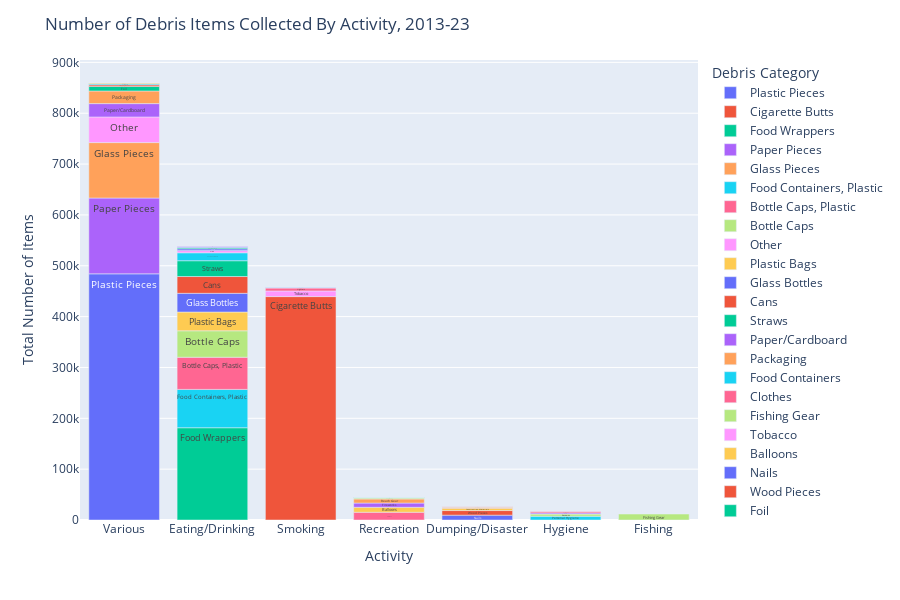

The notebook cell saved with this chart:
### Markdown cell above
## Debris Organized by Activity

In [NOAA's marine debris report](https://marinedebris.noaa.gov/other-reports/marine-debris-shoreline-monterey-bay-national-marine-sanctuary-assessment-behaviors-contributing-marine-debris-categories-composition-spatial-distribution-and-predictor-variables), in Section 3, trash is organized into the following activities:

* **Eating & Drinking:** Associated trash categories include utensils and plates, take-out food containers, bottles, straws, and wrappers.
* **Smoking:** Trash left behind from smoking cigarettes, cigars, and vaping included butts, packaging, containers, and other smoking items.
* **Personal Hygiene:** Items include any personal protective or sanitary products such as face masks, gloves, condoms, tampons, diapers and syringes.
* **Recreation:** Items associated with recreation on the beach or elsewhere (other than fishing) include balloons, toys, clothing, and dog waste bags.
* **Dumping and Disaster:** Industrial and household waste dumping includes trash that may originate from unintentional or illegal dumping. This category also includes items resulting from storm damage, coastal erosion, or degrading harbors. Items include appliances, construction
material, and tires.
* **Various:** Trash that could have originated from any one of the other six activities but could not be identified with a specific activity. Examples include packaging, caps and bottles that may not have contained beverages, and fragmented pieces of plastic, glass, or metal.

Here, SOS cleanup data is categorized by activity and displayed in a bar graph. It's inspired by Figure 10 in Section 3 of NOAA's report, but the pie chart is replaced with a bar chart for (in my opinion) more easily interpretable results. Activity names are sligthy modified to **Eating/Drinking**, **Smoking**, **Hygiene**, **Recreation**, **Dumping/Disaster** and **Various**.

### Code cell
fig = graph_maker.activity_graph()
fig.show()

### Figure 1 — Plotly figure (JSON) as saved in the notebook; plotly's stock layout.template omitted (floating-point values rounded to 4 significant figures)
{"data": [{"alignmentgroup": "True", "cliponaxis": false, "hovertemplate": "name=%{text}<br>activity=%{x}<br>count=%{y}<extra></extra>", "legendgroup": "Plastic Pieces", "marker": {"color": "#636efa", "pattern": {"shape": ""}}, "name": "Plastic Pieces", "offsetgroup": "Plastic Pieces", "orientation": "v", "showlegend": true, "text": ["Plastic Pieces"], "textangle": 0, "textfont": {"size": 10}, "textposition": "inside", "type": "bar", "x": ["Various"], "xaxis": "x", "y": [484100.0], "yaxis": "y"}, {"alignmentgroup": "True", "cliponaxis": false, "hovertemplate": "name=%{text}<br>activity=%{x}<br>count=%{y}<extra></extra>", "legendgroup": "Cigarette Butts", "marker": {"color": "#EF553B", "pattern": {"shape": ""}}, "name": "Cigarette Butts", "offsetgroup": "Cigarette Butts", "orientation": "v", "showlegend": true, "text": ["Cigarette Butts"], "textangle": 0, "textfont": {"size": 10}, "textposition": "inside", "type": "bar", "x": ["Smoking"], "xaxis": "x", "y": [439358], "yaxis": "y"}, {"alignmentgroup": "True", "cliponaxis": false, "hovertemplate": "name=%{text}<br>activity=%{x}<br>count=%{y}<extra></extra>", "legendgroup": "Food Wrappers", "marker": {"color": "#00cc96", "pattern": {"shape": ""}}, "name": "Food Wrappers", "offsetgroup": "Food Wrappers", "orientation": "v", "showlegend": true, "text": ["Food Wrappers"], "textangle": 0, "textfont": {"size": 10}, "textposition": "inside", "type": "bar", "x": ["Eating/Drinking"], "xaxis": "x", "y": [181478], "yaxis": "y"}, {"alignmentgroup": "True", "cliponaxis": false, "hovertemplate": "name=%{text}<br>activity=%{x}<br>count=%{y}<extra></extra>", "legendgroup": "Paper Pieces", "marker": {"color": "#ab63fa", "pattern": {"shape": ""}}, "name": "Paper Pieces", "offsetgroup": "Paper Pieces", "orientation": "v", "showlegend": true, "text": ["Paper Pieces"], "textangle": 0, "textfont": {"size": 10}, "textposition": "inside", "type": "bar", "x": ["Various"], "xaxis": "x", "y": [149144], "yaxis": "y"}, {"alignmentgroup": "True", "cliponaxis": false, "hovertemplate": "name=%{text}<br>activity=%{x}<br>count=%{y}<extra></extra>", "legendgroup": "Glass Pieces", "marker": {"color": "#FFA15A", "pattern": {"shape": ""}}, "name": "Glass Pieces", "offsetgroup": "Glass Pieces", "orientation": "v", "showlegend": true, "text": ["Glass Pieces"], "textangle": 0, "textfont": {"size": 10}, "textposition": "inside", "type": "bar", "x": ["Various"], "xaxis": "x", "y": [109011], "yaxis": "y"}, {"alignmentgroup": "True", "cliponaxis": false, "hovertemplate": "name=%{text}<br>activity=%{x}<br>count=%{y}<extra></extra>", "legendgroup": "Food Containers, Plastic", "marker": {"color": "#19d3f3", "pattern": {"shape": ""}}, "name": "Food Containers, Plastic", "offsetgroup": "Food Containers, Plastic", "orientation": "v", "showlegend": true, "text": ["Food Containers, Plastic"], "textangle": 0, "textfont": {"size": 10}, "textposition": "inside", "type": "bar", "x": ["Eating/Drinking"], "xaxis": "x", "y": [75400.0], "yaxis": "y"}, {"alignmentgroup": "True", "cliponaxis": false, "hovertemplate": "name=%{text}<br>activity=%{x}<br>count=%{y}<extra></extra>", "legendgroup": "Bottle Caps, Plastic", "marker": {"color": "#FF6692", "pattern": {"shape": ""}}, "name": "Bottle Caps, Plastic", "offsetgroup": "Bottle Caps, Plastic", "orientation": "v", "showlegend": true, "text": ["Bottle Caps, Plastic"], "textangle": 0, "textfont": {"size": 10}, "textposition": "inside", "type": "bar", "x": ["Eating/Drinking"], "xaxis": "x", "y": [63216], "yaxis": "y"}, {"alignmentgroup": "True", "cliponaxis": false, "hovertemplate": "name=%{text}<br>activity=%{x}<br>count=%{y}<extra></extra>", "legendgroup": "Bottle Caps", "marker": {"color": "#B6E880", "pattern": {"shape": ""}}, "name": "Bottle Caps", "offsetgroup": "Bottle Caps", "orientation": "v", "showlegend": true, "text": ["Bottle Caps"], "textangle": 0, "textfont": {"size": 10}, "textposition": "inside", "type": "bar", "x": ["Eating/Drinking"], "xaxis": "x", "y": [51973], "yaxis": "y"}, {"alignmentgroup": "True", "cliponaxis": false, "hovertemplate": "name=%{text}<br>activity=%{x}<br>count=%{y}<extra></extra>", "legendgroup": "Other", "marker": {"color": "#FF97FF", "pattern": {"shape": ""}}, "name": "Other", "offsetgroup": "Other", "orientation": "v", "showlegend": true, "text": ["Other"], "textangle": 0, "textfont": {"size": 10}, "textposition": "inside", "type": "bar", "x": ["Various"], "xaxis": "x", "y": [50390.0], "yaxis": "y"}, {"alignmentgroup": "True", "cliponaxis": false, "hovertemplate": "name=%{text}<br>activity=%{x}<br>count=%{y}<extra></extra>", "legendgroup": "Plastic Bags", "marker": {"color": "#FECB52", "pattern": {"shape": ""}}, "name": "Plastic Bags", "offsetgroup": "Plastic Bags", "orientation": "v", "showlegend": true, "text": ["Plastic Bags"], "textangle": 0, "textfont": {"size": 10}, "textposition": "inside", "type": "bar", "x": ["Eating/Drinking"], "xaxis": "x", "y": [36949], "yaxis": "y"}, {"alignmentgroup": "True", "cliponaxis": false, "hovertemplate": "name=%{text}<br>activity=%{x}<br>count=%{y}<extra></extra>", "legendgroup": "Glass Bottles", "marker": {"color": "#636efa", "pattern": {"shape": ""}}, "name": "Glass Bottles", "offsetgroup": "Glass Bottles", "orientation": "v", "showlegend": true, "text": ["Glass Bottles"], "textangle": 0, "textfont": {"size": 10}, "textposition": "inside", "type": "bar", "x": ["Eating/Drinking"], "xaxis": "x", "y": [36830], "yaxis": "y"}, {"alignmentgroup": "True", "cliponaxis": false, "hovertemplate": "name=%{text}<br>activity=%{x}<br>count=%{y}<extra></extra>", "legendgroup": "Cans", "marker": {"color": "#EF553B", "pattern": {"shape": ""}}, "name": "Cans", "offsetgroup": "Cans", "orientation": "v", "showlegend": true, "text": ["Cans"], "textangle": 0, "textfont": {"size": 10}, "textposition": "inside", "type": "bar", "x": ["Eating/Drinking"], "xaxis": "x", "y": [32992], "yaxis": "y"}, {"alignmentgroup": "True", "cliponaxis": false, "hovertemplate": "name=%{text}<br>activity=%{x}<br>count=%{y}<extra></extra>", "legendgroup": "Straws", "marker": {"color": "#00cc96", "pattern": {"shape": ""}}, "name": "Straws", "offsetgroup": "Straws", "orientation": "v", "showlegend": true, "text": ["Straws"], "textangle": 0, "textfont": {"size": 10}, "textposition": "inside", "type": "bar", "x": ["Eating/Drinking"], "xaxis": "x", "y": [31081], "yaxis": "y"}, {"alignmentgroup": "True", "cliponaxis": false, "hovertemplate": "name=%{text}<br>activity=%{x}<br>count=%{y}<extra></extra>", "legendgroup": "Paper/Cardboard", "marker": {"color": "#ab63fa", "pattern": {"shape": ""}}, "name": "Paper/Cardboard", "offsetgroup": "Paper/Cardboard", "orientation": "v", "showlegend": true, "text": ["Paper/Cardboard"], "textangle": 0, "textfont": {"size": 10}, "textposition": "inside", "type": "bar", "x": ["Various"], "xaxis": "x", "y": [26233], "yaxis": "y"}, {"alignmentgroup": "True", "cliponaxis": false, "hovertemplate": "name=%{text}<br>activity=%{x}<br>count=%{y}<extra></extra>", "legendgroup": "Packaging", "marker": {"color": "#FFA15A", "pattern": {"shape": ""}}, "name": "Packaging", "offsetgroup": "Packaging", "orientation": "v", "showlegend": true, "text": ["Packaging"], "textangle": 0, "textfont": {"size": 10}, "textposition": "inside", "type": "bar", "x": ["Various"], "xaxis": "x", "y": [24854], "yaxis": "y"}, {"alignmentgroup": "True", "cliponaxis": false, "hovertemplate": "name=%{text}<br>activity=%{x}<br>count=%{y}<extra></extra>", "legendgroup": "Food Containers", "marker": {"color": "#19d3f3", "pattern": {"shape": ""}}, "name": "Food Containers", "offsetgroup": "Food Containers", "orientation": "v", "showlegend": true, "text": ["Food Containers"], "textangle": 0, "textfont": {"size": 10}, "textposition": "inside", "type": "bar", "x": ["Eating/Drinking"], "xaxis": "x", "y": [15612], "yaxis": "y"}, {"alignmentgroup": "True", "cliponaxis": false, "hovertemplate": "name=%{text}<br>activity=%{x}<br>count=%{y}<extra></extra>", "legendgroup": "Clothes", "marker": {"color": "#FF6692", "pattern": {"shape": ""}}, "name": "Clothes", "offsetgroup": "Clothes", "orientation": "v", "showlegend": true, "text": ["Clothes"], "textangle": 0, "textfont": {"size": 10}, "textposition": "inside", "type": "bar", "x": ["Recreation"], "xaxis": "x", "y": [15213], "yaxis": "y"}, {"alignmentgroup": "True", "cliponaxis": false, "hovertemplate": "name=%{text}<br>activity=%{x}<br>count=%{y}<extra></extra>", "legendgroup": "Fishing Gear", "marker": {"color": "#B6E880", "pattern": {"shape": ""}}, "name": "Fishing Gear", "offsetgroup": "Fishing Gear", "orientation": "v", "showlegend": true, "text": ["Fishing Gear"], "textangle": 0, "textfont": {"size": 10}, "textposition": "inside", "type": "bar", "x": ["Fishing"], "xaxis": "x", "y": [11726], "yaxis": "y"}, {"alignmentgroup": "True", "cliponaxis": false, "hovertemplate": "name=%{text}<br>activity=%{x}<br>count=%{y}<extra></extra>", "legendgroup": "Tobacco", "marker": {"color": "#FF97FF", "pattern": {"shape": ""}}, "name": "Tobacco", "offsetgroup": "Tobacco", "orientation": "v", "showlegend": true, "text": ["Tobacco"], "textangle": 0, "textfont": {"size": 10}, "textposition": "inside", "type": "bar", "x": ["Smoking"], "xaxis": "x", "y": [11097], "yaxis": "y"}, {"alignmentgroup": "True", "cliponaxis": false, "hovertemplate": "name=%{text}<br>activity=%{x}<br>count=%{y}<extra></extra>", "legendgroup": "Balloons", "marker": {"color": "#FECB52", "pattern": {"shape": ""}}, "name": "Balloons", "offsetgroup": "Balloons", "orientation": "v", "showlegend": true, "text": ["Balloons"], "textangle": 0, "textfont": {"size": 10}, "textposition": "inside", "type": "bar", "x": ["Recreation"], "xaxis": "x", "y": [9782], "yaxis": "y"}, {"alignmentgroup": "True", "cliponaxis": false, "hovertemplate": "name=%{text}<br>activity=%{x}<br>count=%{y}<extra></extra>", "legendgroup": "Nails", "marker": {"color": "#636efa", "pattern": {"shape": ""}}, "name": "Nails", "offsetgroup": "Nails", "orientation": "v", "showlegend": true, "text": ["Nails"], "textangle": 0, "textfont": {"size": 10}, "textposition": "inside", "type": "bar", "x": ["Dumping/Disaster"], "xaxis": "x", "y": [9534], "yaxis": "y"}, {"alignmentgroup": "True", "cliponaxis": false, "hovertemplate": "name=%{text}<br>activity=%{x}<br>count=%{y}<extra></extra>", "legendgroup": "Wood Pieces", "marker": {"color": "#EF553B", "pattern": {"shape": ""}}, "name": "Wood Pieces", "offsetgroup": "Wood Pieces", "orientation": "v", "showlegend": true, "text": ["Wood Pieces"], "textangle": 0, "textfont": {"size": 10}, "textposition": "inside", "type": "bar", "x": ["Dumping/Disaster"], "xaxis": "x", "y": [9056.0], "yaxis": "y"}, {"alignmentgroup": "True", "cliponaxis": false, "hovertemplate": "name=%{text}<br>activity=%{x}<br>count=%{y}<extra></extra>", "legendgroup": "Foil", "marker": {"color": "#00cc96", "pattern": {"shape": ""}}, "name": "Foil", "offsetgroup": "Foil", "orientation": "v", "showlegend": true, "text": ["Foil"], "textangle": 0, "textfont": {"size": 10}, "textposition": "inside", "type": "bar", "x": ["Various"], "xaxis": "x", "y": [9049], "yaxis": "y"}, {"alignmentgroup": "True", "cliponaxis": false, "hovertemplate": "name=%{text}<br>activity=%{x}<br>count=%{y}<extra></extra>", "legendgroup": "Fireworks", "marker": {"color": "#ab63fa", "pattern": {"shape": ""}}, "name": "Fireworks", "offsetgroup": "Fireworks", "orientation": "v", "showlegend": true, "text": ["Fireworks"], "textangle": 0, "textfont": {"size": 10}, "textposition": "inside", "type": "bar", "x": ["Recreation"], "xaxis": "x", "y": [8313], "yaxis": "y"}, {"alignmentgroup": "True", "cliponaxis": false, "hovertemplate": "name=%{text}<br>activity=%{x}<br>count=%{y}<extra></extra>", "legendgroup": "Beach Gear", "marker": {"color": "#FFA15A", "pattern": {"shape": ""}}, "name": "Beach Gear", "offsetgroup": "Beach Gear", "orientation": "v", "showlegend": true, "text": ["Beach Gear"], "textangle": 0, "textfont": {"size": 10}, "textposition": "inside", "type": "bar", "x": ["Recreation"], "xaxis": "x", "y": [8086], "yaxis": "y"}, {"alignmentgroup": "True", "cliponaxis": false, "hovertemplate": "name=%{text}<br>activity=%{x}<br>count=%{y}<extra></extra>", "legendgroup": "Personal Hygiene", "marker": {"color": "#19d3f3", "pattern": {"shape": ""}}, "name": "Personal Hygiene", "offsetgroup": "Personal Hygiene", "orientation": "v", "showlegend": true, "text": ["Personal Hygiene"], "textangle": 0, "textfont": {"size": 10}, "textposition": "inside", "type": "bar", "x": ["Hygiene"], "xaxis": "x", "y": [7350.0], "yaxis": "y"}, {"alignmentgroup": "True", "cliponaxis": false, "hovertemplate": "name=%{text}<br>activity=%{x}<br>count=%{y}<extra></extra>", "legendgroup": "Lighters", "marker": {"color": "#FF6692", "pattern": {"shape": ""}}, "name": "Lighters", "offsetgroup": "Lighters", "orientation": "v", "showlegend": true, "text": ["Lighters"], "textangle": 0, "textfont": {"size": 10}, "textposition": "inside", "type": "bar", "x": ["Smoking"], "xaxis": "x", "y": [5726], "yaxis": "y"}, {"alignmentgroup": "True", "cliponaxis": false, "hovertemplate": "name=%{text}<br>activity=%{x}<br>count=%{y}<extra></extra>", "legendgroup": "Bandaids", "marker": {"color": "#B6E880", "pattern": {"shape": ""}}, "name": "Bandaids", "offsetgroup": "Bandaids", "orientation": "v", "showlegend": true, "text": ["Bandaids"], "textangle": 0, "textfont": {"size": 10}, "textposition": "inside", "type": "bar", "x": ["Hygiene"], "xaxis": "x", "y": [4319], "yaxis": "y"}, {"alignmentgroup": "True", "cliponaxis": false, "hovertemplate": "name=%{text}<br>activity=%{x}<br>count=%{y}<extra></extra>", "legendgroup": "Lids", "marker": {"color": "#FF97FF", "pattern": {"shape": ""}}, "name": "Lids", "offsetgroup": "Lids", "orientation": "v", "showlegend": true, "text": ["Lids"], "textangle": 0, "textfont": {"size": 10}, "textposition": "inside", "type": "bar", "x": ["Eating/Drinking"], "xaxis": "x", "y": [4310], "yaxis": "y"}, {"alignmentgroup": "True", "cliponaxis": false, "hovertemplate": "name=%{text}<br>activity=%{x}<br>count=%{y}<extra></extra>", "legendgroup": "Construction Materials", "marker": {"color": "#FECB52", "pattern": {"shape": ""}}, "name": "Construction Materials", "offsetgroup": "Construction Materials", "orientation": "v", "showlegend": true, "text": ["Construction Materials"], "textangle": 0, "textfont": {"size": 10}, "textposition": "inside", "type": "bar", "x": ["Dumping/Disaster"], "xaxis": "x", "y": [4176], "yaxis": "y"}, {"alignmentgroup": "True", "cliponaxis": false, "hovertemplate": "name=%{text}<br>activity=%{x}<br>count=%{y}<extra></extra>", "legendgroup": "Utensils", "marker": {"color": "#636efa", "pattern": {"shape": ""}}, "name": "Utensils", "offsetgroup": "Utensils", "orientation": "v", "showlegend": true, "text": ["Utensils"], "textangle": 0, "textfont": {"size": 10}, "textposition": "inside", "type": "bar", "x": ["Eating/Drinking"], "xaxis": "x", "y": [3473], "yaxis": "y"}, {"alignmentgroup": "True", "cliponaxis": false, "hovertemplate": "name=%{text}<br>activity=%{x}<br>count=%{y}<extra></extra>", "legendgroup": "Strapping Bands", "marker": {"color": "#EF553B", "pattern": {"shape": ""}}, "name": "Strapping Bands", "offsetgroup": "Strapping Bands", "orientation": "v", "showlegend": true, "text": ["Strapping Bands"], "textangle": 0, "textfont": {"size": 10}, "textposition": "inside", "type": "bar", "x": ["Various"], "xaxis": "x", "y": [3003], "yaxis": "y"}, {"alignmentgroup": "True", "cliponaxis": false, "hovertemplate": "name=%{text}<br>activity=%{x}<br>count=%{y}<extra></extra>", "legendgroup": "6-Pack Holders", "marker": {"color": "#00cc96", "pattern": {"shape": ""}}, "name": "6-Pack Holders", "offsetgroup": "6-Pack Holders", "orientation": "v", "showlegend": true, "text": ["6-Pack Holders"], "textangle": 0, "textfont": {"size": 10}, "textposition": "inside", "type": "bar", "x": ["Eating/Drinking"], "xaxis": "x", "y": [2294], "yaxis": "y"}, {"alignmentgroup": "True", "cliponaxis": false, "hovertemplate": "name=%{text}<br>activity=%{x}<br>count=%{y}<extra></extra>", "legendgroup": "PPE", "marker": {"color": "#ab63fa", "pattern": {"shape": ""}}, "name": "PPE", "offsetgroup": "PPE", "orientation": "v", "showlegend": true, "text": ["PPE"], "textangle": 0, "textfont": {"size": 10}, "textposition": "inside", "type": "bar", "x": ["Hygiene"], "xaxis": "x", "y": [2254], "yaxis": "y"}, {"alignmentgroup": "True", "cliponaxis": false, "hovertemplate": "name=%{text}<br>activity=%{x}<br>count=%{y}<extra></extra>", "legendgroup": "Batteries", "marker": {"color": "#FFA15A", "pattern": {"shape": ""}}, "name": "Batteries", "offsetgroup": "Batteries", "orientation": "v", "showlegend": true, "text": ["Batteries"], "textangle": 0, "textfont": {"size": 10}, "textposition": "inside", "type": "bar", "x": ["Dumping/Disaster"], "xaxis": "x", "y": [2241], "yaxis": "y"}, {"alignmentgroup": "True", "cliponaxis": false, "hovertemplate": "name=%{text}<br>activity=%{x}<br>count=%{y}<extra></extra>", "legendgroup": "Bottles, Plastic", "marker": {"color": "#19d3f3", "pattern": {"shape": ""}}, "name": "Bottles, Plastic", "offsetgroup": "Bottles, Plastic", "orientation": "v", "showlegend": true, "text": ["Bottles, Plastic"], "textangle": 0, "textfont": {"size": 10}, "textposition": "inside", "type": "bar", "x": ["Various"], "xaxis": "x", "y": [2216], "yaxis": "y"}, {"alignmentgroup": "True", "cliponaxis": false, "hovertemplate": "name=%{text}<br>activity=%{x}<br>count=%{y}<extra></extra>", "legendgroup": "Syringes", "marker": {"color": "#FF6692", "pattern": {"shape": ""}}, "name": "Syringes", "offsetgroup": "Syringes", "orientation": "v", "showlegend": true, "text": ["Syringes"], "textangle": 0, "textfont": {"size": 10}, "textposition": "inside", "type": "bar", "x": ["Hygiene"], "xaxis": "x", "y": [2059], "yaxis": "y"}, {"alignmentgroup": "True", "cliponaxis": false, "hovertemplate": "name=%{text}<br>activity=%{x}<br>count=%{y}<extra></extra>", "legendgroup": "Footwear", "marker": {"color": "#B6E880", "pattern": {"shape": ""}}, "name": "Footwear", "offsetgroup": "Footwear", "orientation": "v", "showlegend": true, "text": ["Footwear"], "textangle": 0, "textfont": {"size": 10}, "textposition": "inside", "type": "bar", "x": ["Recreation"], "xaxis": "x", "y": [2006.0], "yaxis": "y"}, {"alignmentgroup": "True", "cliponaxis": false, "hovertemplate": "name=%{text}<br>activity=%{x}<br>count=%{y}<extra></extra>", "legendgroup": "Cigar Tips", "marker": {"color": "#FF97FF", "pattern": {"shape": ""}}, "name": "Cigar Tips", "offsetgroup": "Cigar Tips", "orientation": "v", "showlegend": true, "text": ["Cigar Tips"], "textangle": 0, "textfont": {"size": 10}, "textposition": "inside", "type": "bar", "x": ["Smoking"], "xaxis": "x", "y": [1537], "yaxis": "y"}, {"alignmentgroup": "True", "cliponaxis": false, "hovertemplate": "name=%{text}<br>activity=%{x}<br>count=%{y}<extra></extra>", "legendgroup": "Rope", "marker": {"color": "#FECB52", "pattern": {"shape": ""}}, "name": "Rope", "offsetgroup": "Rope", "orientation": "v", "showlegend": true, "text": ["Rope"], "textangle": 0, "textfont": {"size": 10}, "textposition": "inside", "type": "bar", "x": ["Various"], "xaxis": "x", "y": [1423], "yaxis": "y"}, {"alignmentgroup": "True", "cliponaxis": false, "hovertemplate": "name=%{text}<br>activity=%{x}<br>count=%{y}<extra></extra>", "legendgroup": "Beverage Bottles", "marker": {"color": "#636efa", "pattern": {"shape": ""}}, "name": "Beverage Bottles", "offsetgroup": "Beverage Bottles", "orientation": "v", "showlegend": true, "text": ["Beverage Bottles"], "textangle": 0, "textfont": {"size": 10}, "textposition": "inside", "type": "bar", "x": ["Eating/Drinking"], "xaxis": "x", "y": [1413], "yaxis": "y"}, {"alignmentgroup": "True", "cliponaxis": false, "hovertemplate": "name=%{text}<br>activity=%{x}<br>count=%{y}<extra></extra>", "legendgroup": "Tires", "marker": {"color": "#EF553B", "pattern": {"shape": ""}}, "name": "Tires", "offsetgroup": "Tires", "orientation": "v", "showlegend": true, "text": ["Tires"], "textangle": 0, "textfont": {"size": 10}, "textposition": "inside", "type": "bar", "x": ["Dumping/Disaster"], "xaxis": "x", "y": [684.2], "yaxis": "y"}, {"alignmentgroup": "True", "cliponaxis": false, "hovertemplate": "name=%{text}<br>activity=%{x}<br>count=%{y}<extra></extra>", "legendgroup": "Bagged Pet Waste", "marker": {"color": "#00cc96", "pattern": {"shape": ""}}, "name": "Bagged Pet Waste", "offsetgroup": "Bagged Pet Waste", "orientation": "v", "showlegend": true, "text": ["Bagged Pet Waste"], "textangle": 0, "textfont": {"size": 10}, "textposition": "inside", "type": "bar", "x": ["Recreation"], "xaxis": "x", "y": [636], "yaxis": "y"}, {"alignmentgroup": "True", "cliponaxis": false, "hovertemplate": "name=%{text}<br>activity=%{x}<br>count=%{y}<extra></extra>", "legendgroup": "Beverage Pouches", "marker": {"color": "#ab63fa", "pattern": {"shape": ""}}, "name": "Beverage Pouches", "offsetgroup": "Beverage Pouches", "orientation": "v", "showlegend": true, "text": ["Beverage Pouches"], "textangle": 0, "textfont": {"size": 10}, "textposition": "inside", "type": "bar", "x": ["Eating/Drinking"], "xaxis": "x", "y": [625], "yaxis": "y"}, {"alignmentgroup": "True", "cliponaxis": false, "hovertemplate": "name=%{text}<br>activity=%{x}<br>count=%{y}<extra></extra>", "legendgroup": "Appliances", "marker": {"color": "#FFA15A", "pattern": {"shape": ""}}, "name": "Appliances", "offsetgroup": "Appliances", "orientation": "v", "showlegend": true, "text": ["Appliances"], "textangle": 0, "textfont": {"size": 10}, "textposition": "inside", "type": "bar", "x": ["Dumping/Disaster"], "xaxis": "x", "y": [564], "yaxis": "y"}, {"alignmentgroup": "True", "cliponaxis": false, "hovertemplate": "name=%{text}<br>activity=%{x}<br>count=%{y}<extra></extra>", "legendgroup": "E-Waste", "marker": {"color": "#19d3f3", "pattern": {"shape": ""}}, "name": "E-Waste", "offsetgroup": "E-Waste", "orientation": "v", "showlegend": true, "text": ["E-Waste"], "textangle": 0, "textfont": {"size": 10}, "textposition": "inside", "type": "bar", "x": ["Smoking"], "xaxis": "x", "y": [347], "yaxis": "y"}, {"alignmentgroup": "True", "cliponaxis": false, "hovertemplate": "name=%{text}<br>activity=%{x}<br>count=%{y}<extra></extra>", "legendgroup": "Car Parts", "marker": {"color": "#FF6692", "pattern": {"shape": ""}}, "name": "Car Parts", "offsetgroup": "Car Parts", "orientation": "v", "showlegend": true, "text": ["Car Parts"], "textangle": 0, "textfont": {"size": 10}, "textposition": "inside", "type": "bar", "x": ["Dumping/Disaster"], "xaxis": "x", "y": [260], "yaxis": "y"}, {"alignmentgroup": "True", "cliponaxis": false, "hovertemplate": "name=%{text}<br>activity=%{x}<br>count=%{y}<extra></extra>", "legendgroup": "Bikes", "marker": {"color": "#B6E880", "pattern": {"shape": ""}}, "name": "Bikes", "offsetgroup": "Bikes", "orientation": "v", "showlegend": true, "text": ["Bikes"], "textangle": 0, "textfont": {"size": 10}, "textposition": "inside", "type": "bar", "x": ["Recreation"], "xaxis": "x", "y": [199], "yaxis": "y"}], "layout": {"autosize": false, "barmode": "relative", "height": 600, "legend": {"title": {"text": "Debris Category"}, "tracegroupgap": 0}, "margin": {"t": 60}, "title": {"text": "Number of Debris Items Collected By Activity, 2013-23"}, "width": 900, "xaxis": {"anchor": "y", "autorange": true, "categoryorder": "total descending", "domain": [0, 1], "range": [-0.5, 6.5], "title": {"text": "Activity"}, "type": "category"}, "yaxis": {"anchor": "x", "autorange": true, "domain": [0, 1], "range": [0, 904700.0], "title": {"text": "Total Number of Items"}, "type": "linear"}}}
